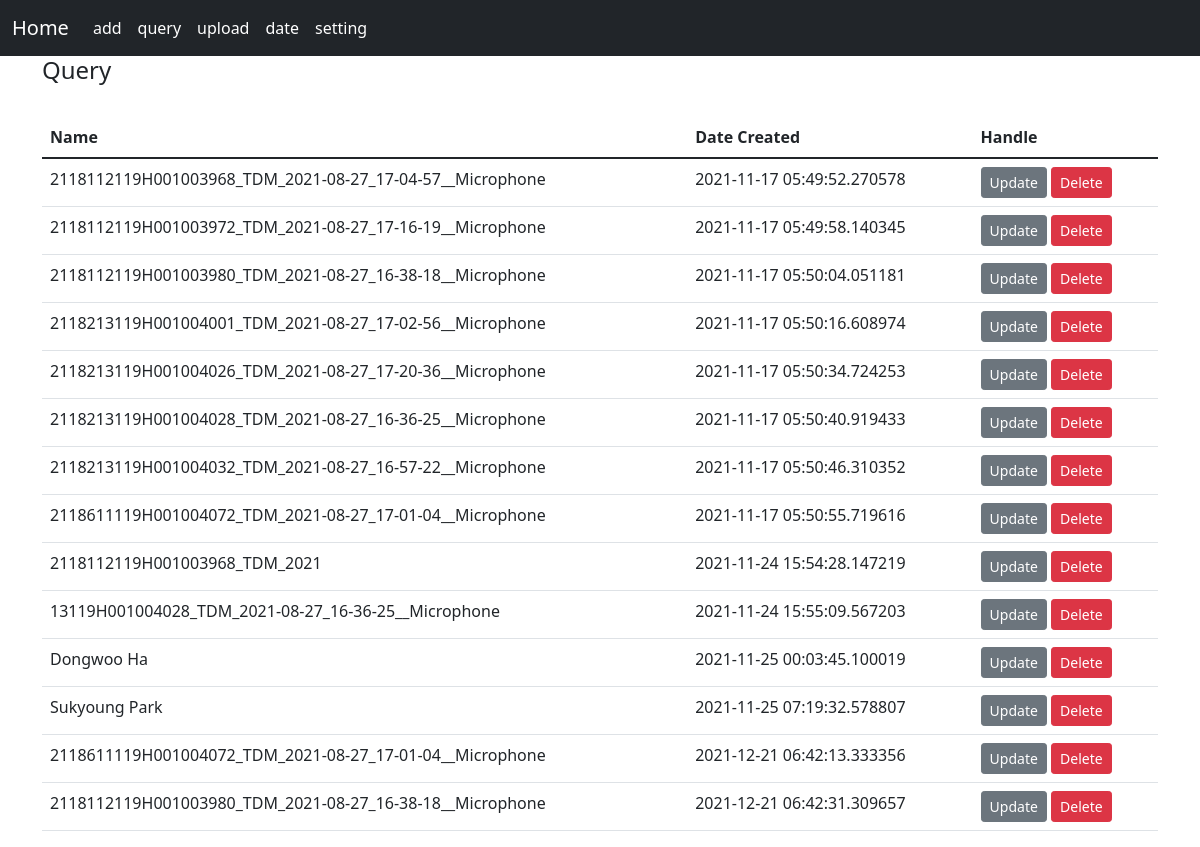
The app's page /query, older data.
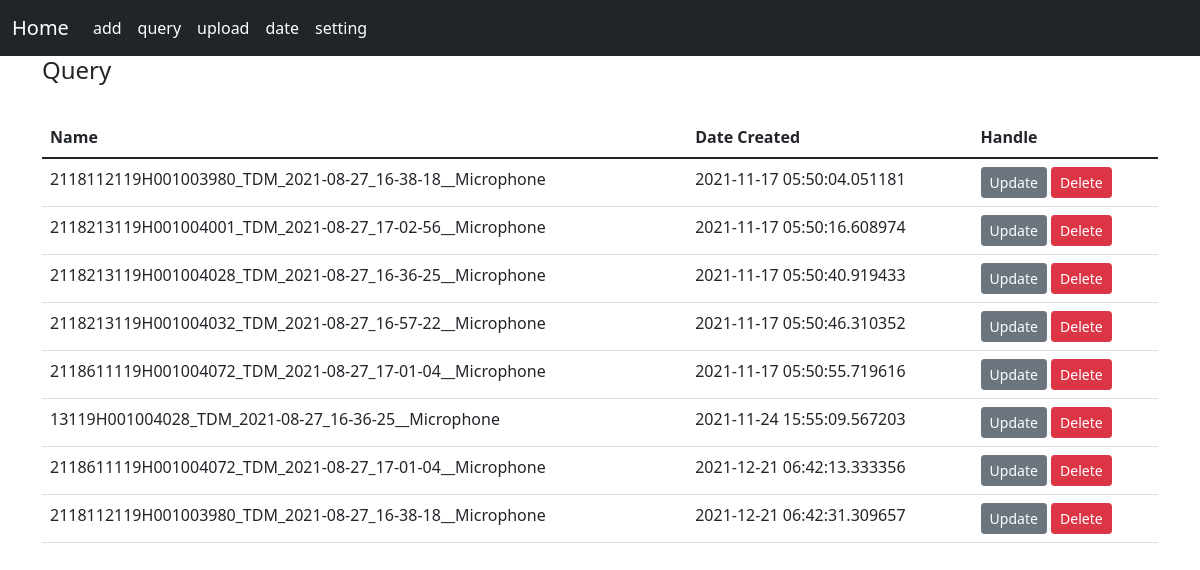
The same page, newer data.
### model.py (models this page shows, shortened)
class TB(db.Model):
    id = db.Column(db.Integer, primary_key=True)
    name = db.Column(db.String(100), nullable=False)
    date_created = db.Column(db.DateTime, default=datetime.utcnow)

### app.py (the view)
@app.route('/query', methods=["POST", "GET"])
def query():
    title = "query by date"
    rows = TB.query.order_by(TB.date_created)
    return render_template("query.html", title=title, rows=rows)

### templates/query.html (shortened to what this page needs)
{% extends 'base.html' %}
{% block content %}
    <div class = "container">
        <h4> Query </h4>
        <br/>
        <form action = "/query" method="POST">
            <table class="table">
                <thead>
                    <tr>
                        <th scope="col">Name</th>
                        <th scope="col">Date Created</th>
                        <th scope="col">Handle</th>
                    </tr>
                </thead>
                <tbody>
                    {% for row in rows%}
                    <tr>
                        <td>{{row.name}} </td>
                        <td>{{row.date_created}}</td>
                        <td>
                            <a href="/update/{{row.id}}" class="btn btn-secondary btn-sm"> Update</a>
                            <a href="/delete/{{row.id}}" class="btn btn-danger btn-sm"> Delete</a>
                        </td>
                    </tr>
                    {% endfor %}
                </tbody>
        </table>
        </form>
    </div>
{% endblock %}

### templates/base.html (shortened to what this page needs)
<!doctype html>
<html lang="en">
  <head>
  <link rel="stylesheet" href="{{ url_for('static', filename = 'bootstrap.min.css') }}"></link>
  </head>
  <body>
    <nav class="navbar navbar-expand-lg navbar-dark bg-dark">
        <div class="container-fluid">
          <a class="navbar-brand" href="/">Home</a>
          <div class="collapse navbar-collapse" id="navbarSupportedContent">
            <ul class="navbar-nav me-auto mb-2 mb-lg-0">
              <li class="nav-item">
                <a class="nav-link active" href="/add">add</a>
              </li>
              <li class="nav-item">
                <a class="nav-link active" href="/query">query</a>
              </li>
              <li class="nav-item">
                <a class="nav-link active" href="/upload">upload</a>
              </li>
              <li class="nav-item">
                <a class="nav-link active" href="/date">date</a>
              </li>
              <li class="nav-item">
                <a class="nav-link active" href="/setting">setting</a>
              </li>
            </ul>
          </div>
        </div>
    </nav>
    {% block content %}
    {% endblock %}
  </body>
</html>

Row changes from the older to the newer data that the page shows:
removed TB: name "2118112119H001003968_TDM_2021-08-27_17-04-57__Microphone", date_created "2021-11-17 05:49:52.270578"
removed TB: name "2118112119H001003972_TDM_2021-08-27_17-16-19__Microphone", date_created "2021-11-17 05:49:58.140345"
removed TB: name "2118213119H001004026_TDM_2021-08-27_17-20-36__Microphone", date_created "2021-11-17 05:50:34.724253"
removed TB: name "2118112119H001003968_TDM_2021", date_created "2021-11-24 15:54:28.147219"
removed TB: name "Dongwoo Ha", date_created "2021-11-25 00:03:45.100019"
removed TB: name "Sukyoung Park", date_created "2021-11-25 07:19:32.578807"
